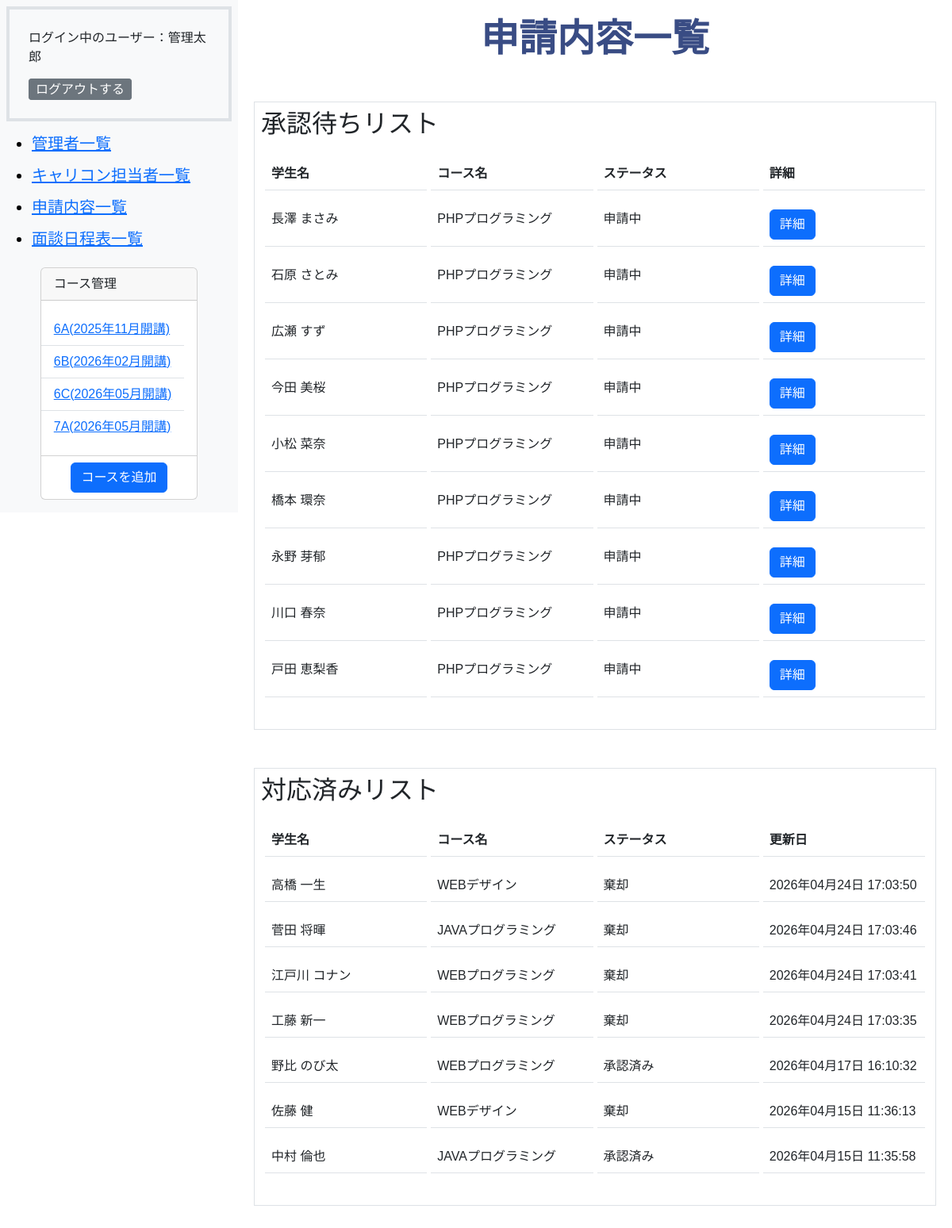
The page /admin/index.php (signed in) on the database its author committed.
### tables this page shows
CREATE TABLE `m_courses` (
  `id` int(11) NOT NULL,
  `name` varchar(255) NOT NULL,
  `start_date` date NOT NULL,
  `end_date` date NOT NULL,
  `course_type` int(11) NOT NULL,
  `classroom_id` int(11) NOT NULL,
  `is_deleted` tinyint(1) NOT NULL DEFAULT 0,
  `created_at` datetime NOT NULL DEFAULT current_timestamp(),
  `updated_at` datetime NOT NULL DEFAULT current_timestamp() ON UPDATE current_timestamp()
);

CREATE TABLE `m_classrooms` (
  `id` int(11) NOT NULL,
  `name` varchar(255) NOT NULL,
  `created_at` datetime NOT NULL DEFAULT current_timestamp(),
  `updated_at` datetime NOT NULL DEFAULT current_timestamp() ON UPDATE current_timestamp()
);

CREATE TABLE `carcon_request_reservations` (
  `id` int(11) NOT NULL,
  `request_carcon_reservation_detail_id` int(11) NOT NULL,
  `change_carcon_reservation_detail_id` int(11) DEFAULT NULL,
  `request_meeting_type` int(11) DEFAULT NULL,
  `change_meeting_type` int(11) DEFAULT NULL,
  `request_status_id` int(11) NOT NULL,
  `request_type` int(4) NOT NULL DEFAULT 0 COMMENT '0: 変更申請 1: キャンセル申請',
  `reject_message` text DEFAULT NULL,
  `created_at` datetime NOT NULL DEFAULT current_timestamp(),
  `updated_at` datetime NOT NULL DEFAULT current_timestamp() ON UPDATE current_timestamp()
);

CREATE TABLE `m_request_statuses` (
  `id` int(11) NOT NULL,
  `name` varchar(255) NOT NULL,
  `created_at` datetime NOT NULL DEFAULT current_timestamp(),
  `updated_at` datetime NOT NULL DEFAULT current_timestamp() ON UPDATE current_timestamp()
);

### includes/functions.php (called while the page is built, shortened)
<?php
function h($string)
{
    return htmlspecialchars($string, ENT_QUOTES, 'UTF-8');
}
function format_date($datetime, $type)
{
    $format_types = [
        1 => 'Y年m月d日 H:i:s',
        2 => 'Y年m月',
        3 => 'm月d日',
        4 => 'Y年m月d日',
        5 => 'Y',
        6 => 'm',
    ];
    return date($format_types[$type], strtotime($datetime));
}

### admin/index.php (the view, shortened to what this page needs)
<?php
require_once __DIR__ . '/../includes/functions.php';
$db = db_connect();
$sql = "SELECT carcon_request_reservations.id AS request_id,
    CONCAT(m_students.last_name , ' ' , m_students.first_name) AS student_name,
    m_courses.name AS course_name,
    m_courses.start_date, m_request_statuses.name AS request_status_name
    FROM carcon_request_reservations
    INNER JOIN carcon_reservation_details ON carcon_request_reservations.request_carcon_reservation_detail_id = carcon_reservation_details.id
    INNER JOIN m_students ON carcon_reservation_details.student_id = m_students.id
    INNER JOIN m_courses ON m_students.course_id = m_courses.id
    INNER JOIN m_request_statuses ON carcon_request_reservations.request_status_id = m_request_statuses.id
    WHERE m_request_statuses.id = 1
    ORDER BY carcon_request_reservations.updated_at ASC";
$stmt = $db->prepare($sql);
$stmt->execute();
$pending_data = $stmt->fetchAll(PDO::FETCH_ASSOC);
$sql = "SELECT carcon_request_reservations.id AS request_id,
    CONCAT(m_students.last_name , ' ' , m_students.first_name) AS student_name,
    m_courses.name AS course_name,
    m_courses.start_date, m_request_statuses.name AS request_status_name,
    carcon_request_reservations.updated_at
    FROM carcon_request_reservations
    INNER JOIN carcon_reservation_details ON carcon_request_reservations.request_carcon_reservation_detail_id = carcon_reservation_details.id
    INNER JOIN m_students ON carcon_reservation_details.student_id = m_students.id
    INNER JOIN m_courses ON m_students.course_id = m_courses.id
    INNER JOIN m_request_statuses ON carcon_request_reservations.request_status_id = m_request_statuses.id
    WHERE m_request_statuses.id != 1
    ORDER BY carcon_request_reservations.updated_at DESC";
$stmt = $db->prepare($sql);
$stmt->execute();
$done_data = $stmt->fetchAll(PDO::FETCH_ASSOC);
?>
<!DOCTYPE html>
<html lang="ja">
<head>
    <link href="https://cdn.jsdelivr.net/npm/bootstrap@5.3.0/dist/css/bootstrap.min.css" rel="stylesheet">
    <link rel="stylesheet" href="../css/style.css">
</head>
<body class="admin-wrapper">
    <?php
    require dirname(__FILE__) . '/sidebar.php';
    ?>
    <section class="admin-main-wrapper">
        <h1 class="display-5 fw-bold text-center">申請内容一覧</h1>
        <div class="border p-2">
            <h2>承認待ちリスト</h2>
            <table class="table table-hover">
                <thead>
                    <tr>
                        <th scope="col">学生名</th>
                        <th scope="col">コース名</th>
                        <th scope="col">ステータス</th>
                        <th scope="col">詳細</th>
                    </tr>
                </thead>
                <tbody>
                    <?php foreach ($pending_data as $data): ?>
                        <tr>
                            <td><?php echo h($data["student_name"]); ?></td>
                            <td><?php echo h($data["course_name"]); ?></td>
                            <td><?php echo h($data["request_status_name"]); ?></td>
                            <td><a href="request_detail.php?id=<?php echo h($data["request_id"]); ?>" class="btn btn-primary d-inline-block">詳細</a></td>
                        </tr>
                    <?php endforeach; ?>
                </tbody>
            </table>
        </div>
        <div class="border p-2 mt-5 mb-5">
            <h2>対応済みリスト</h2>
            <table class="table table-hover">
                <thead>
                    <tr>
                        <th scope="col">学生名</th>
                        <th scope="col">コース名</th>
                        <th scope="col">ステータス</th>
                        <th scope="col">更新日</th>
                    </tr>
                </thead>
                <tbody>
                    <?php foreach ($done_data as $data): ?>
                        <tr>
                            <td><?php echo h($data["student_name"]); ?></td>
                            <td><?php echo h($data["course_name"]); ?></td>
                            <td><?php echo h($data["request_status_name"]); ?></td>
                            <td><?php echo h(format_date($data["updated_at"], 1)); ?></td>
                        </tr>
                    <?php endforeach; ?>
                </tbody>
            </table>
        </div>
    </section>
</body>
</html>

### admin/sidebar.php (shortened to what this page needs)
<?php
$sql = "SELECT m_courses.id as course_id,m_courses.name as courses_name, m_courses.is_deleted as m_courses_is_deleted,start_date,m_classrooms.name as classroom_name FROM m_courses INNER JOIN m_classrooms ON m_courses.classroom_id = m_classrooms.id  ORDER BY start_date ASC";
$stmt = $db->prepare($sql);
$stmt->execute();
$course_list = $stmt->fetchAll(PDO::FETCH_ASSOC);
?>
<aside class="admin-sidebar-wrapper bg-light p-2">
    <div class="p-4 border border-4">
        <p class="fs-6">ログイン中のユーザー：<?php echo isset($_SESSION['login_admin_id']) ? $_SESSION['staff_name'] : "未ログイン"; ?></p>
        <a href="./logout.php" class="btn btn-secondary btn-sm fs-6 d-inline">ログアウトする</a>
    </div>
    <nav class="navbar navbar-light bg-light">
        <ul>
            <li class="navbar-brand"><a href="staff.php">管理者一覧</a></li>
            <li class="navbar-brand"><a href="carcon_staff.php">キャリコン担当者一覧</a></li>
            <li class="navbar-brand"><a href="index.php">申請内容一覧</a></li>
            <li class="navbar-brand"><a href="schedule.php">面談日程表一覧</a></li>
        </ul>
        <div id="course" class="card pb-2  m-auto">
            <p class="card-header">コース管理</p>
            <ul class="card-body list-group list-group-flush mb-2">
                <?php
                foreach ($course_list as $course):
                ?>
                    <?php if ($course['m_courses_is_deleted'] == 0): ?>
                        <li class="list-group-item"><a href="student.php?course_id=<?php echo h($course['course_id']) ?>"><?php echo h($course['classroom_name']) ?>(<?php echo h(format_date($course['start_date'], 2)) ?>開講)</a></li>
                    <?php endif; ?>
                <?php endforeach; ?>
            </ul>
            <a href="course_add.php" class="btn btn-primary m-auto">コースを追加</a>
        </div>
    </nav>
</aside>

### css/style.css (style rules this page uses)
.admin-wrapper { display: flex; }
.admin-sidebar-wrapper { width: max(300px, 20%); }
.admin-main-wrapper { width: 80%; padding-inline: 20px; padding-block-start: 20px; margin-inline-start: max(300px, 20%); ; }
aside { position: fixed; }
body { font-family: 'LINE Seed JP', sans-serif; }
table { border-collapse: separate; border-spacing: 5px 16px; table-layout: fixed; width: 100%; }
table td, table th { padding: 1.0rem 0.6rem; }
th:first-child, td:first-child { width: 25%; }
h1 { text-align: center; color: #394C84; margin-bottom: 50px; }
.btn { display: flex; justify-content: space-between; align-items: end; white-space: nowrap; }
.navbar { background-color: #F6F8FB; }

### rows shown on the page
m_courses: classroom.name "6A", start_date "2025年11月"
m_courses: classroom.name "6B", start_date "2026年02月"
m_courses: classroom.name "6C", start_date "2026年05月"
m_courses: classroom.name "7A", start_date "2026年05月"
carcon_request_reservations: student_name "長澤 まさみ", m_courses.name "PHPプログラミング", request_status.name "申請中"
carcon_request_reservations: student_name "石原 さとみ", m_courses.name "PHPプログラミング", request_status.name "申請中"
carcon_request_reservations: student_name "広瀬 すず", m_courses.name "PHPプログラミング", request_status.name "申請中"
carcon_request_reservations: student_name "今田 美桜", m_courses.name "PHPプログラミング", request_status.name "申請中"
carcon_request_reservations: student_name "小松 菜奈", m_courses.name "PHPプログラミング", request_status.name "申請中"
carcon_request_reservations: student_name "橋本 環奈", m_courses.name "PHPプログラミング", request_status.name "申請中"
carcon_request_reservations: student_name "永野 芽郁", m_courses.name "PHPプログラミング", request_status.name "申請中"
carcon_request_reservations: student_name "川口 春奈", m_courses.name "PHPプログラミング", request_status.name "申請中"
carcon_request_reservations: student_name "戸田 恵梨香", m_courses.name "PHPプログラミング", request_status.name "申請中"
carcon_request_reservations: student_name "高橋 一生", m_courses.name "WEBデザイン", request_status.name "棄却", updated_at "2026年04月24日 17:03:50"
carcon_request_reservations: student_name "菅田 将暉", m_courses.name "JAVAプログラミング", request_status.name "棄却", updated_at "2026年04月24日 17:03:46"
carcon_request_reservations: student_name "江戸川 コナン", m_courses.name "WEBプログラミング", request_status.name "棄却", updated_at "2026年04月24日 17:03:41"
carcon_request_reservations: student_name "工藤 新一", m_courses.name "WEBプログラミング", request_status.name "棄却", updated_at "2026年04月24日 17:03:35"
carcon_request_reservations: student_name "野比 のび太", m_courses.name "WEBプログラミング", request_status.name "承認済み", updated_at "2026年04月17日 16:10:32"
carcon_request_reservations: student_name "佐藤 健", m_courses.name "WEBデザイン", request_status.name "棄却", updated_at "2026年04月15日 11:36:13"
carcon_request_reservations: student_name "中村 倫也", m_courses.name "JAVAプログラミング", request_status.name "承認済み", updated_at "2026年04月15日 11:35:58"

### other values the page prints
$_SESSION['staff_name'] "管理太郎"
